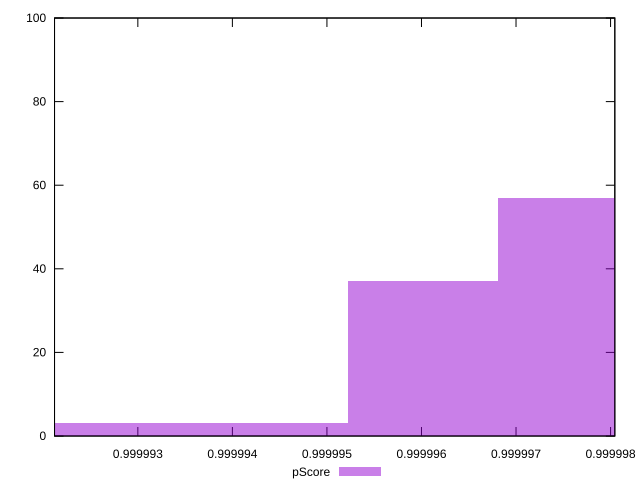

gnuplot code for this plot:
reset

$pScore <<EOF
0.9999960157115576 37
0.9999975951946471 57
0.9999944362284681 3
0.9999928567453785 3
EOF

set key outside below
set boxwidth 0.0000015794830895310774
set xrange [0.9999921188970959:0.9999980449651446]
set yrange [0:100]
set trange [0:100]
set style fill transparent solid 0.5 noborder
set terminal svg size 640, 490 enhanced background rgb 'white'
set output "report_00018_2021-02-10T15-25-16.877Z/bootup-time/samples/pages+cached+noadtech/pScore/histogram.svg"

plot $pScore title "pScore" with boxes

reset
